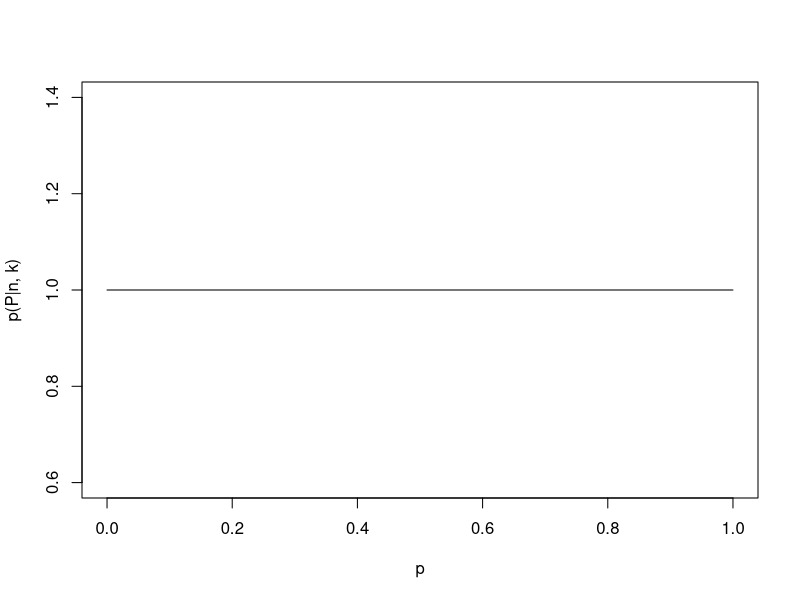
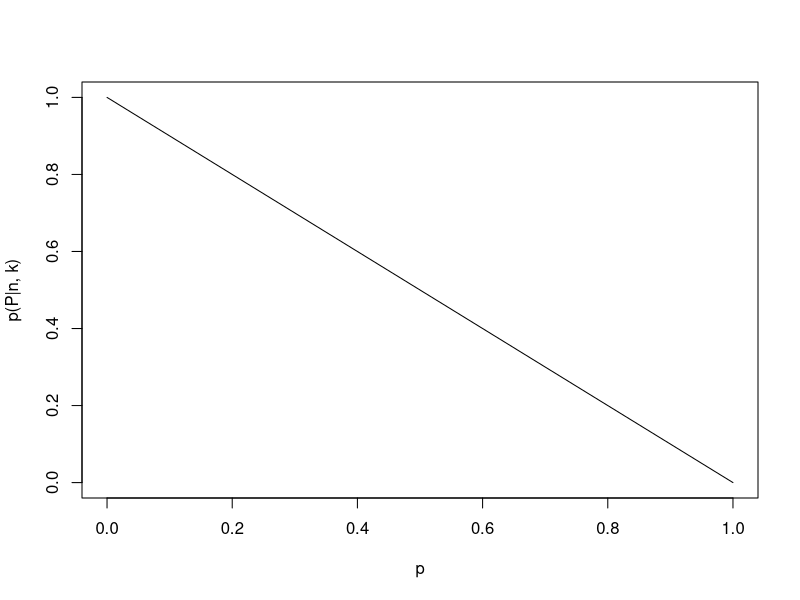
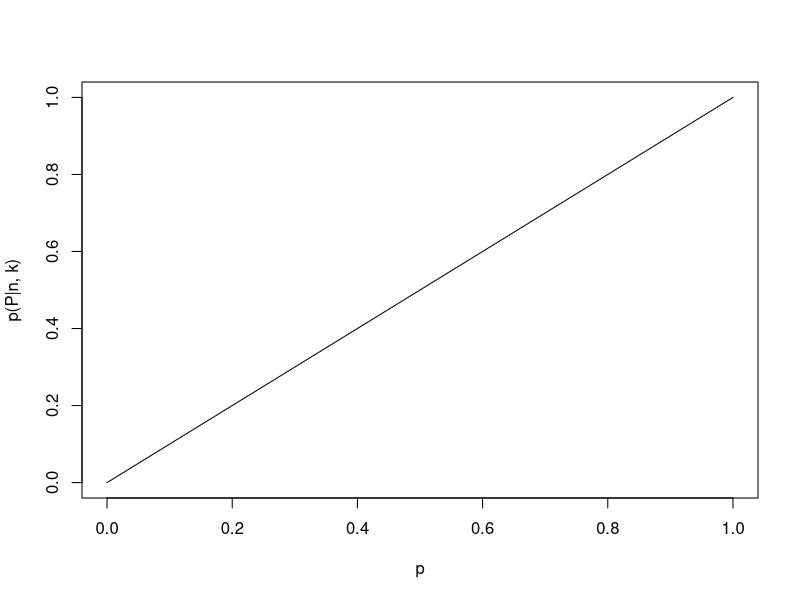
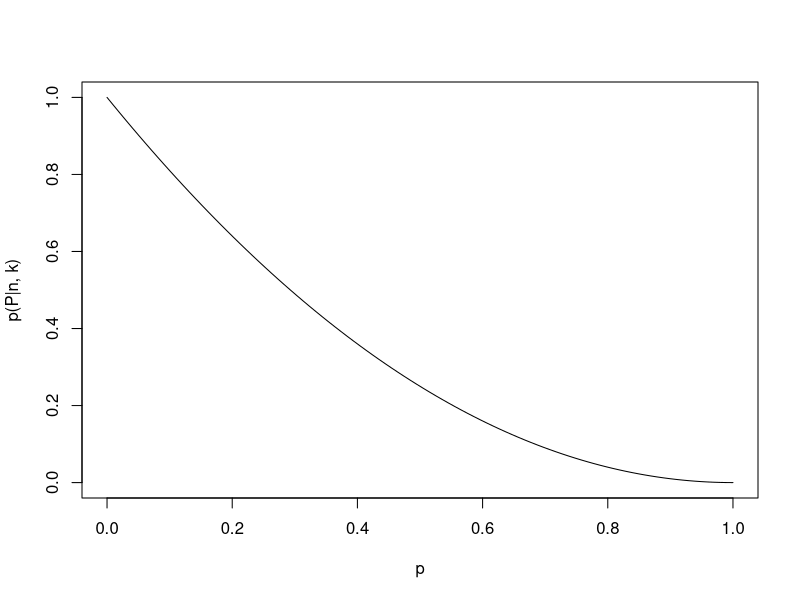
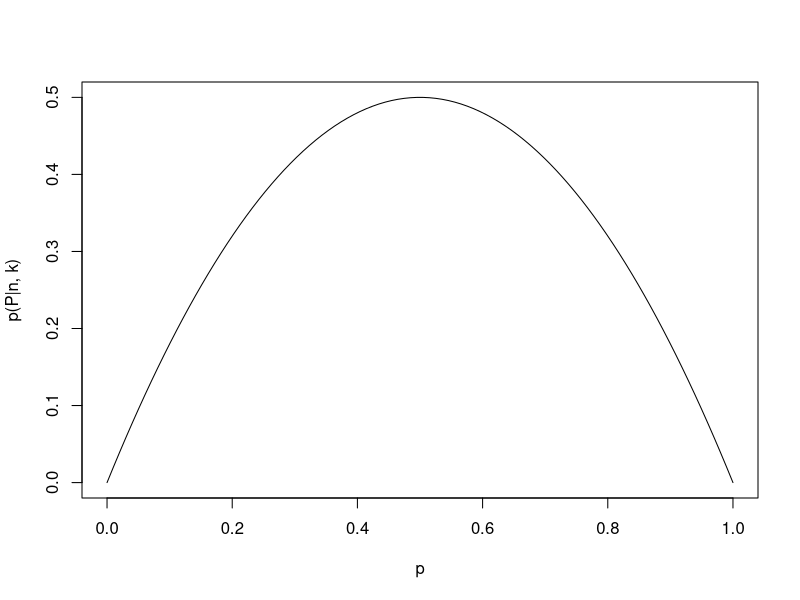
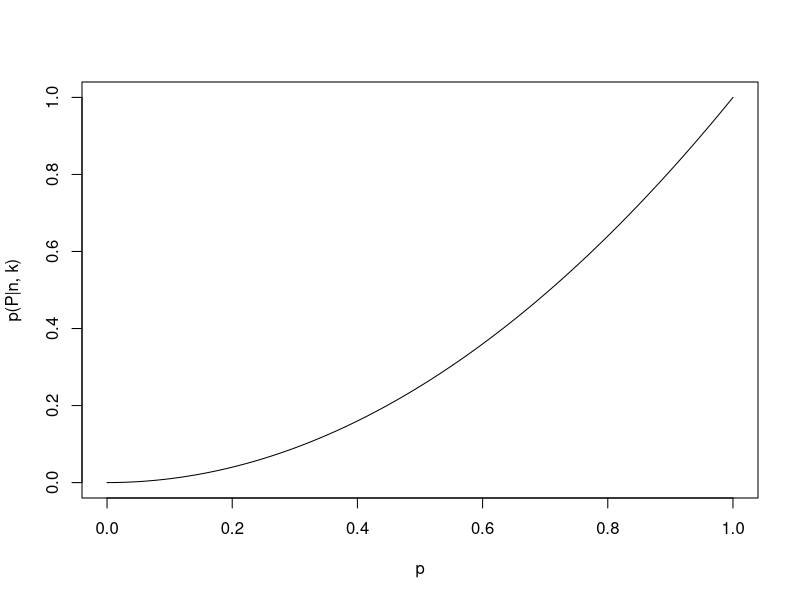
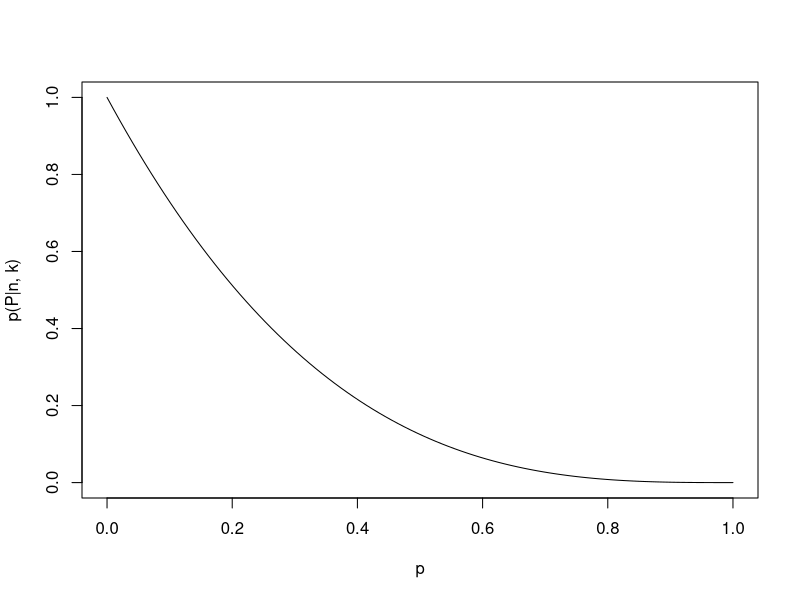
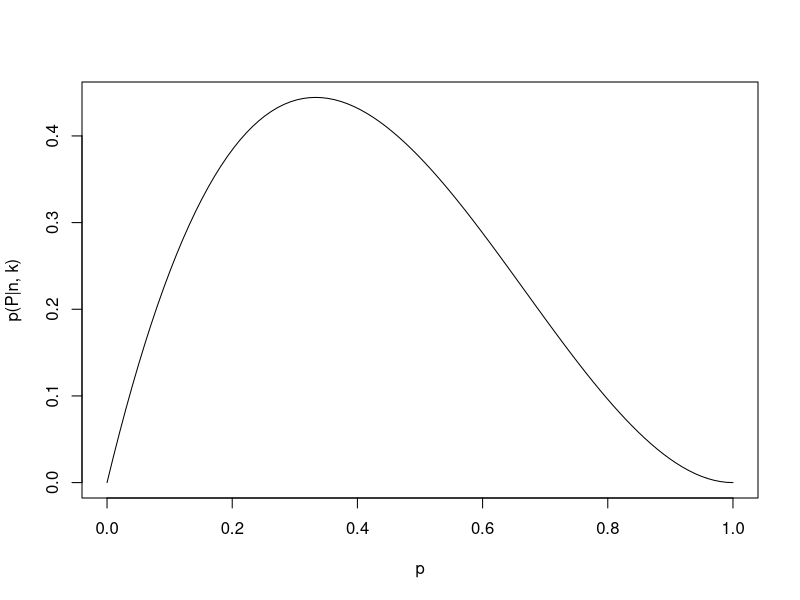

Source code (R) for these figures, in order: (Note: this script raises an error after producing the figures.)
# This will fit a binomial distribution to a given number of trials and
# successes, and plot the fit. The intent is to give an idea of how the
# distribution successively narrows as more data is supplied. This is
# based on a demonstration in Chap. 2 of Statistical Rethinking by 
# McElreath


n_steps <- 100
binom_p <- seq(from=0, to=1, length.out=n_steps)

# Calculate p(P|n, k), given a prior p(P)
binomial_update <- function(n, k, pP) {
   L <- dbinom(k, size = n, prob = binom_p)
   pPnk <- L * pP
   return(pPnk)
}

# Calculate p(P|n, k), starting with a flat prior
binomial_fit <- function (n, k) {
   pP <- seq(from=1, to=1, length.out=n_steps)
   pPnk <- binomial_update(n, k, pP)
   return(pPnk)
}

# Plot p(P|n, k) and save the resulting figure
plot_pP <- function(pPnk, file_path) {
   jpeg(file=file_path)
   plot(binom_p, pPnk, type="l", xlab="p", ylab="p(P|n, k)", xlim = c(0,1))
   dev.off()
}

# Plot fits of p(P|n, k) with a flat prior, saving them in a given folder
plot_all_pP_below_n <- function(n_max, folder_path) {
   for (n in 0:n_max) {
      for (k in 0:n) {
         pPnk = binomial_fit(n, k)
         plot_pP(pPnk, paste0(folder_path, "/binomial_fit_", n, "_", k))
      }
   }
}

n_max <- 10
plot_all_pP_below_n(n_max, "binomial_experiment_plots")
